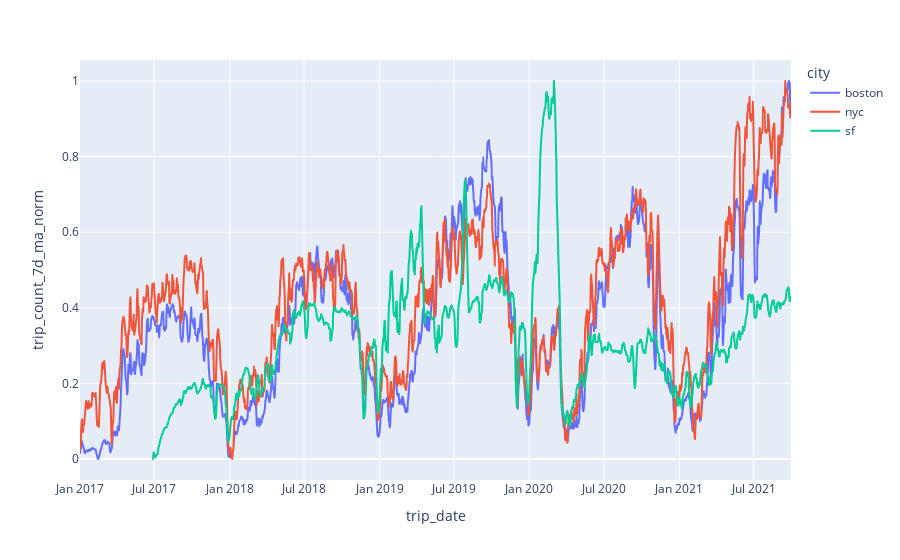

Write notebook code for a chart like this one.
### Code cell
fig = px.line(trip_data_group_by_date_pd_df, x="trip_date", y="trip_count_7d_ma_norm", color='city')
fig.show()

### Figure 1 — Plotly figure (JSON) as saved in the notebook; plotly's stock layout.template omitted (floating-point values rounded to 4 significant figures; data arrays with more than 128 entries replaced by an {"elided": "..."} marker saying what was removed)
{"data": [{"hovertemplate": "city=boston<br>trip_date=%{x}<br>trip_count_7d_ma_norm=%{y}<extra></extra>", "legendgroup": "boston", "line": {"color": "#636efa", "dash": "solid"}, "mode": "lines", "name": "boston", "showlegend": true, "type": "scattergl", "x": {"elided": "1732 str values"}, "xaxis": "x", "y": {"elided": "1732 float values"}, "yaxis": "y"}, {"hovertemplate": "city=nyc<br>trip_date=%{x}<br>trip_count_7d_ma_norm=%{y}<extra></extra>", "legendgroup": "nyc", "line": {"color": "#EF553B", "dash": "solid"}, "mode": "lines", "name": "nyc", "showlegend": true, "type": "scattergl", "x": {"elided": "1729 str values"}, "xaxis": "x", "y": {"elided": "1729 float values"}, "yaxis": "y"}, {"hovertemplate": "city=sf<br>trip_date=%{x}<br>trip_count_7d_ma_norm=%{y}<extra></extra>", "legendgroup": "sf", "line": {"color": "#00cc96", "dash": "solid"}, "mode": "lines", "name": "sf", "showlegend": true, "type": "scattergl", "x": {"elided": "1556 str values"}, "xaxis": "x", "y": {"elided": "1556 float values"}, "yaxis": "y"}], "layout": {"legend": {"title": {"text": "city"}, "tracegroupgap": 0}, "margin": {"t": 60}, "xaxis": {"anchor": "y", "domain": [0, 1], "title": {"text": "trip_date"}}, "yaxis": {"anchor": "x", "domain": [0, 1], "title": {"text": "trip_count_7d_ma_norm"}}}}
